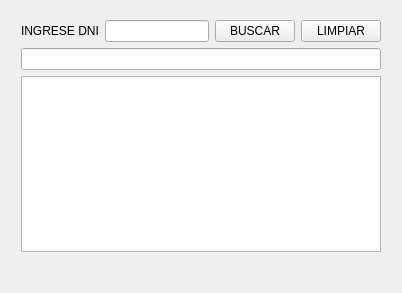
<?xml version="1.0" encoding="UTF-8"?>
<ui version="4.0">
 <class>MainWindow</class>
 <widget class="QMainWindow" name="MainWindow">
  <property name="geometry">
   <rect>
    <x>0</x>
    <y>0</y>
    <width>402</width>
    <height>293</height>
   </rect>
  </property>
  <property name="windowTitle">
   <string>Consulta de antecedentes PER</string>
  </property>
  <property name="windowIcon">
   <iconset>
    <normaloff>../../../../../../home/exequiel/Escritorio/lupa.png</normaloff>../../../../../../home/exequiel/Escritorio/lupa.png</iconset>
  </property>
  <widget class="QWidget" name="centralWidget">
   <widget class="QWidget" name="">
    <property name="geometry">
     <rect>
      <x>10</x>
      <y>9</y>
      <width>382</width>
      <height>254</height>
     </rect>
    </property>
    <layout class="QGridLayout" name="gridLayout">
     <item row="0" column="0">
      <widget class="QLabel" name="label">
       <property name="text">
        <string>INGRESE DNI</string>
       </property>
      </widget>
     </item>
     <item row="0" column="1">
      <widget class="QLineEdit" name="dni"/>
     </item>
     <item row="0" column="2">
      <widget class="QPushButton" name="buscar">
       <property name="text">
        <string>BUSCAR</string>
       </property>
      </widget>
     </item>
     <item row="0" column="3">
      <widget class="QPushButton" name="limpiar">
       <property name="text">
        <string>LIMPIAR</string>
       </property>
      </widget>
     </item>
     <item row="1" column="0" colspan="4">
      <widget class="QLineEdit" name="nombre"/>
     </item>
     <item row="2" column="0" colspan="4">
      <widget class="QPlainTextEdit" name="contenido"/>
     </item>
    </layout>
   </widget>
  </widget>
  <action name="actionBuscar">
   <property name="text">
    <string>Buscar</string>
   </property>
  </action>
  <action name="actionVersion">
   <property name="text">
    <string>Version</string>
   </property>
  </action>
 </widget>
 <layoutdefault spacing="6" margin="11"/>
 <resources/>
 <connections/>
</ui>
